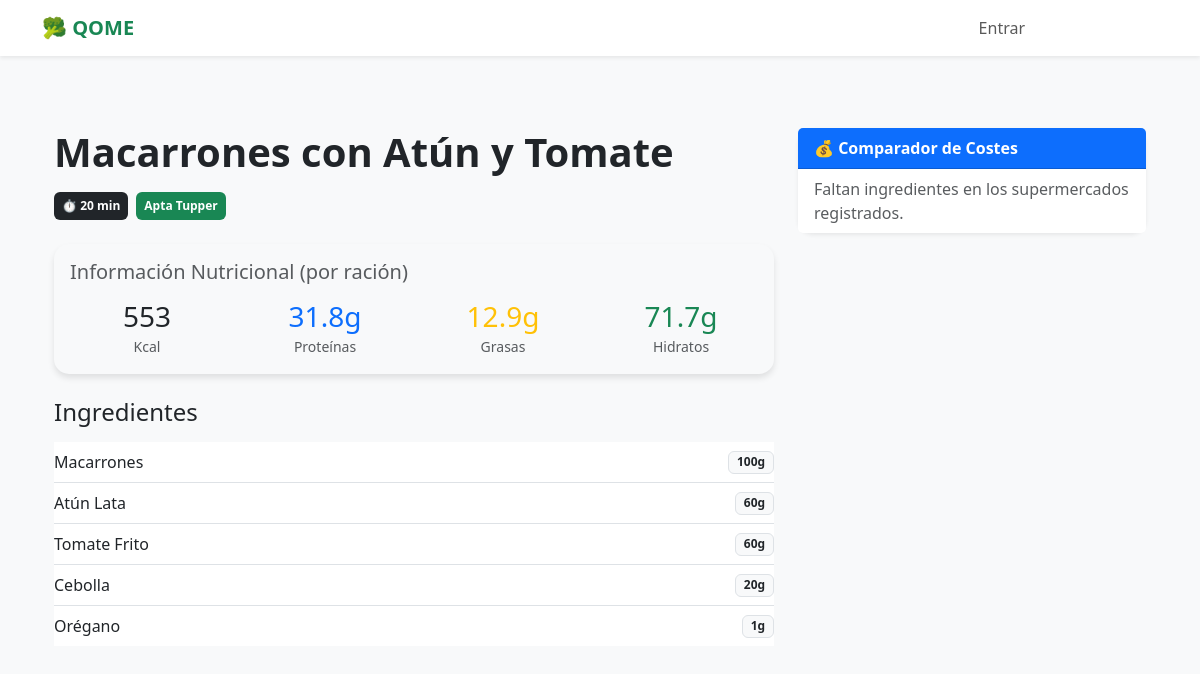
/receta/5/, run on the app's committed database.
### core/models.py (models this page shows, shortened)
class Receta(models.Model):
    titulo = models.CharField(max_length=200)
    tiempo_preparacion = models.IntegerField()
    es_apta_sarten = models.BooleanField(default=False)
    es_apta_airfryer = models.BooleanField(default=False)
    es_apta_horno = models.BooleanField(default=False)
    es_apta_microondas = models.BooleanField(default=False)
    es_apta_tupper = models.BooleanField(default=True)
    calorias = models.IntegerField(default=0)
    proteinas = models.FloatField(default=0.0)
    grasas = models.FloatField(default=0.0)
    hidratos = models.FloatField(default=0.0)

class RecetaIngrediente(models.Model):
    receta = models.ForeignKey(Receta, related_name='ingredientes', on_delete=models.CASCADE)
    ingrediente_base = models.ForeignKey(IngredienteBase, on_delete=models.CASCADE)
    cantidad_gramos = models.IntegerField()

class IngredienteBase(models.Model):
    CATEGORIAS = [
        ('Fruta', 'Fruta'), ('Verdura', 'Verdura'), ('Carniceria', 'Carnicería'),
        ('Pescaderia', 'Pescadería'), ('Lacteos', 'Lácteos'), ('Despensa', 'Despensa'),
        ('Huevos', 'Huevos'), ('Otros', 'Otros')
    ]
    nombre = models.CharField(max_length=100, unique=True)
    categoria = models.CharField(max_length=20, choices=CATEGORIAS, default='Otros')
    calorias = models.IntegerField(default=0)
    proteinas = models.FloatField(default=0.0)
    grasas = models.FloatField(default=0.0)
    hidratos = models.FloatField(default=0.0)
    dias_caducidad = models.IntegerField(default=7)

### core/views.py (the view)
# urls.py: path('receta/<int:receta_id>/', views.detalle_receta, name='detalle_receta'),
def detalle_receta(request, receta_id):
    receta = get_object_or_404(Receta, id=receta_id)
    costes = receta.costes_por_supermercado.filter(es_posible=True).select_related('supermercado').order_by('coste')
    return render(request, 'core/detalles_receta.html', {'receta': receta, 'costes': costes})

### core/templates/core/detalles_receta.html (shortened to what this page needs)
{% extends 'core/base.html' %}
{% block content %}
<div class="container py-5">
    <div class="row">
        <div class="col-md-8">
            <h1 class="mb-3 fw-bold">{{ receta.titulo }}</h1>
            <div class="d-flex gap-2 mb-4 flex-wrap">
                <span class="badge bg-dark p-2">⏱ {{ receta.tiempo_preparacion }} min</span>
                {% if receta.es_apta_tupper %}<span class="badge bg-success p-2">Apta Tupper</span>{% endif %}
            </div>
            <div class="card mb-4 bg-light border-0">
                <div class="card-body">
                    <h5 class="card-title text-muted mb-3">Información Nutricional (por ración)</h5>
                    <div class="row text-center">
                        <div class="col">
                            <div class="h3 mb-0">{{ receta.calorias }}</div>
                            <small class="text-muted">Kcal</small>
                        </div>
                        <div class="col">
                            <div class="h3 mb-0 text-primary">{{ receta.proteinas }}g</div>
                            <small class="text-muted">Proteínas</small>
                        </div>
                        <div class="col">
                            <div class="h3 mb-0 text-warning">{{ receta.grasas }}g</div>
                            <small class="text-muted">Grasas</small>
                        </div>
                        <div class="col">
                            <div class="h3 mb-0 text-success">{{ receta.hidratos }}g</div>
                            <small class="text-muted">Hidratos</small>
                        </div>
                    </div>
                </div>
            </div>
            <h4 class="mb-3">Ingredientes</h4>
            <ul class="list-group list-group-flush mb-4">
                {% for ing in receta.ingredientes.all %}
                <li class="list-group-item d-flex justify-content-between align-items-center px-0">
                    <span>{{ ing.ingrediente_base.nombre }}</span>
                    <span class="badge bg-light text-dark border">{{ ing.cantidad_gramos }}g</span>
                </li>
                {% endfor %}
            </ul>
        </div>
        <div class="col-md-4">
            <div class="card shadow-sm border-primary mb-3">
                <div class="card-header bg-primary text-white fw-bold">
                    💰 Comparador de Costes
                </div>
                <ul class="list-group list-group-flush">
                    {% for coste in costes %}
                    <li class="list-group-item d-flex justify-content-between align-items-center">
                        <span class="fw-bold" style="color: {{ coste.supermercado.color_brand }}">
                            {{ coste.supermercado.nombre }}
                        </span>
                        <span class="fs-5">{{ coste.coste|floatformat:2 }}€</span>
                    </li>
                    {% empty %}
                    <li class="list-group-item text-muted">
                        Faltan ingredientes en los supermercados registrados.
                    </li>
                    {% endfor %}
                </ul>
            </div>
        </div>
    </div>
</div>
{% endblock %}

### core/templates/core/base.html (style rules this page uses)
body { background-color: #f8f9fa; }
.card { border: none; border-radius: 15px; box-shadow: 0 4px 6px rgba(0,0,0,0.1); }

### data on the page
Receta: titulo "Macarrones con Atún y Tomate", tiempo_preparacion "20", calorias "553", proteinas "31.8", grasas "12.9", hidratos "71.7"
RecetaIngrediente: ingrediente_base.nombre "Macarrones", cantidad_gramos "100"
RecetaIngrediente: ingrediente_base.nombre "Atún Lata", cantidad_gramos "60"
RecetaIngrediente: ingrediente_base.nombre "Tomate Frito", cantidad_gramos "60"
RecetaIngrediente: ingrediente_base.nombre "Cebolla", cantidad_gramos "20"
RecetaIngrediente: ingrediente_base.nombre "Orégano", cantidad_gramos "1"
